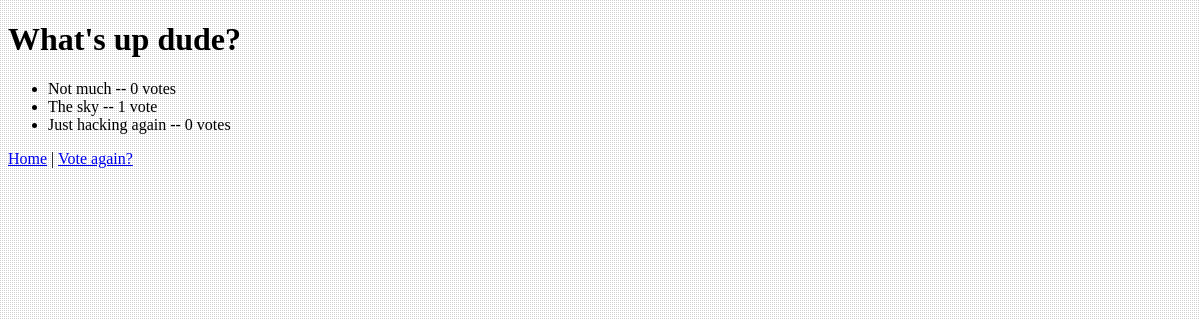
/polls/1/results/, run on an earlier commit of the app's database.
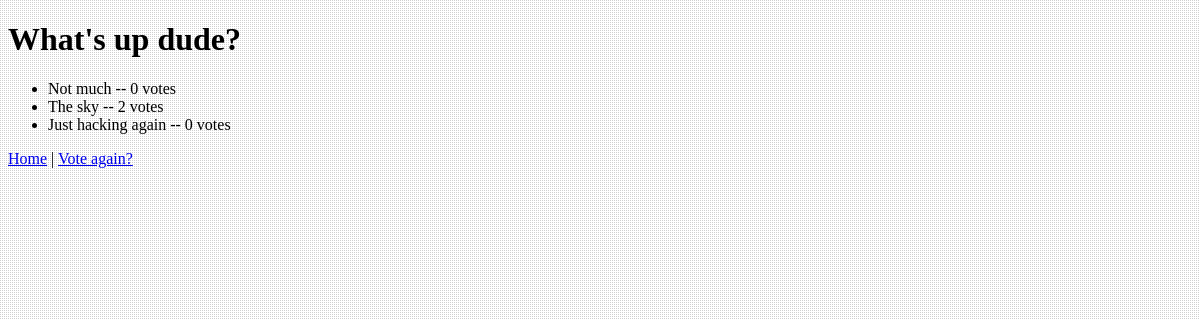
And on a later commit of the database.
### polls/models.py (models this page shows, shortened)
class Question(models.Model):
    question_text = models.CharField(max_length=200)
    pub_date = models.DateTimeField('date published')
    def was_published_recently(self):
        now = timezone.now()
        return now - datetime.timedelta(days=1) <= self.pub_date <= now
    was_published_recently.admin_order_field = 'pub_date'
    was_published_recently.boolean = True
    was_published_recently.short_description = 'Published recently?'

class Choice(models.Model):
    question = models.ForeignKey(Question, on_delete=models.CASCADE)
    choice_text = models.CharField(max_length=200)
    votes = models.IntegerField(default=0)

### polls/views.py (the view)
# urls.py: url(r'^(?P<pk>[0-9]+)/results/$', views.ResultsView.as_view(), name='results'),
class ResultsView(generic.DetailView):
    model = Question
    template_name = 'polls/results.html'

### polls/templates/polls/results.html
{% extends "polls/base.html" %}
{% block content %}
    <h1>{{ question.question_text }}</h1>
    <ul>
        {% for choice in question.choice_set.all %}
            <li>{{ choice.choice_text }} -- {{ choice.votes }} vote{{ choice.votes|pluralize }}</li>
        {% endfor %}
    </ul>
    <a href="{% url 'polls:index' %}">Home</a> |
    <a href="{% url 'polls:detail' question.id %}">Vote again?</a>
{% endblock %}

### polls/templates/polls/base.html (shortened to what this page needs)
<!DOCTYPE html>
<html lang="en">
<head>
    {% load static %}
    <link rel="stylesheet" type="text/css" href="{% static 'polls/style.css' %}">
</head>
<body>
{% block content %}{% endblock %}
</body>
</html>

### polls/static/polls/style.css (style rules this page uses)
body { background: white url("images/grid.png"); }

What changed in the data, as far as the page shows it:
changed Choice "The sky": votes "1" → "2"
